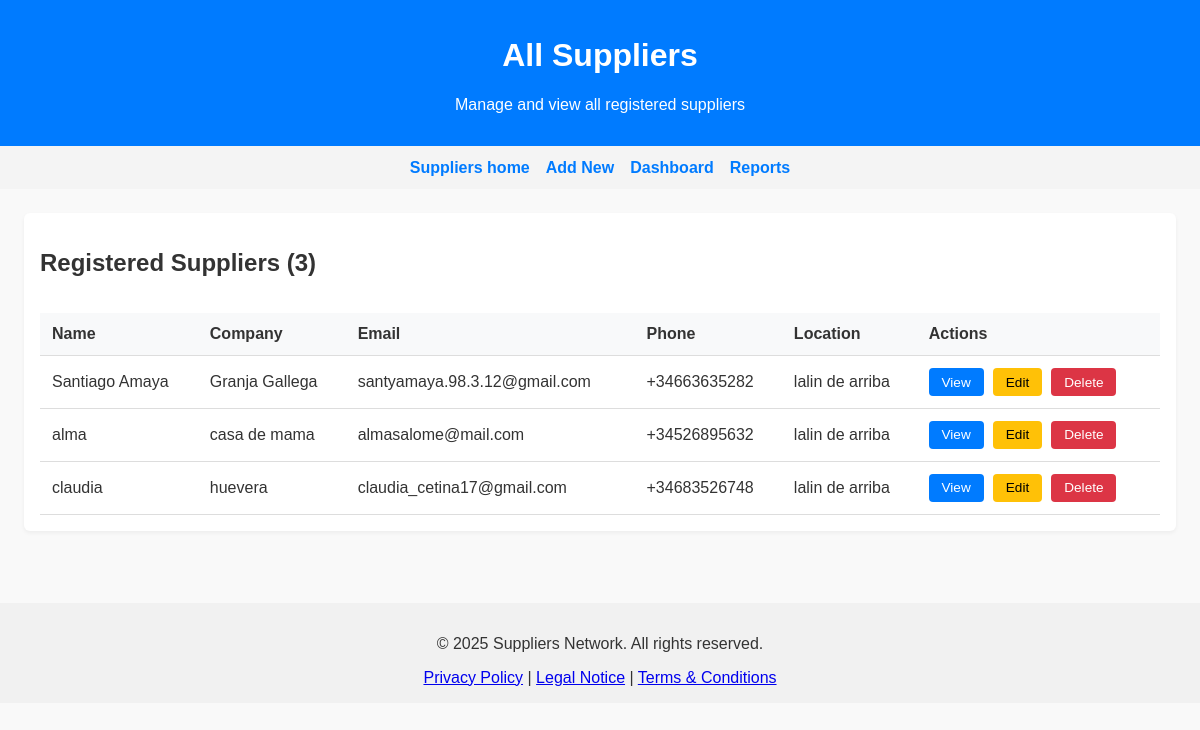
Screenshot of /suppliers/list/ with the database file from the repository.
### Suppliers/models.py (models this page shows, shortened)
class SuppliersModel(models.Model):
    id = models.UUIDField(primary_key=True, default=uuid.uuid4, editable=False)
    full_name = models.CharField(max_length=150)
    company_name = models.CharField(max_length=200, blank=True, null=True)
    email = models.EmailField(unique=True)
    phone = models.CharField(max_length=15)  # Will validate in form
    address = models.CharField(max_length=255)
    zip_code = ESPostalCodeField()
    province = models.CharField(max_length=90)
    location = models.CharField(max_length=150, blank=True, null=True)
    tax_id = ESIdentityCardNumberField(blank=True, null=True)
    production_activity = models.CharField(max_length=200, help_text="Type of farming or production activity")
    approved = models.BooleanField(default=False)  # ✅ Admin must approve
    date_joined = models.DateTimeField(auto_now_add=True)
    user = models.OneToOneField(User, on_delete=models.SET_NULL, null=True, blank=True)
    class Meta:
        verbose_name = "Supplier"
        verbose_name_plural = "Suppliers"
        ordering = ['full_name']

### Suppliers/views.py (the view)
# urls.py: path('list/', views.Suppliers_List, name='supplier_list'),
def Suppliers_List(request):
    suppliers = SuppliersModel.objects.all()
    return render(request, "Suppliers/supplier_list.html", {'suppliers': suppliers})

### Suppliers/templates/Suppliers/supplier_list.html (shortened to what this page needs)
{% load static %}
<!DOCTYPE html>
<html lang="en">
<head>
  <link rel="stylesheet" href="{% static 'Suppliers/css/suppliers_list.css' %}">
</head>
<body>
  <header>
    <h1>All Suppliers</h1>
    <p>Manage and view all registered suppliers</p>
  </header>
  <nav>
    <a href="{% url 'suppliers' %}">Suppliers home</a>
    <a href="{% url 'supplier_create' %}">Add New</a>
    <a href="#">Dashboard</a>
    <a href="#">Reports</a>
  </nav>
  <div class="container">
    <div class="info-box">
      <div class="header-actions">
        <h2>Registered Suppliers ({{ suppliers.count }})</h2>
      </div>
      {% if suppliers %}
        <div class="table-container">
          <table class="suppliers-table">
            <thead>
              <tr>
                <th>Name</th>
                <th>Company</th>
                <th>Email</th>
                <th>Phone</th>
                <th>Location</th>
                <th>Actions</th>
              </tr>
            </thead>
            <tbody>
              {% for supplier in suppliers %}
              <tr>
                <td>{{ supplier.full_name }}</td>
                <td>{{ supplier.company_name|default:"-" }}</td>
                <td>{{ supplier.email }}</td>
                <td>{{ supplier.phone|default:"-" }}</td>
                <td>{{ supplier.location|default:"-" }}</td>
                <td class="actions">
                  <a href="{% url 'supplier_detail' supplier.pk %}" class="btn btn-view">View</a>
                  <a href="{% url 'supplier_edit' supplier.pk %}" class="btn btn-edit">Edit</a>
                  <a href="{% url 'supplier_delete' supplier.pk %}" class="btn btn-delete">Delete</a>
                </td>
              </tr>
              {% endfor %}
            </tbody>
          </table>
        </div>
      {% else %}
        <div class="no-suppliers">
          <h3>No suppliers registered yet</h3>
          <p>Start by adding your first supplier to the network.</p>
          <a href="{% url 'supplier_create' %}" class="btn btn-primary">Add First Supplier</a>
        </div>
      {% endif %}
    </div>
  </div>
  <footer>
    <p>&copy; 2025 Suppliers Network. All rights reserved.</p>
    <a href="#">Privacy Policy</a> |
    <a href="#">Legal Notice</a> |
    <a href="#">Terms & Conditions</a>
  </footer>
</body>
</html>

### Suppliers/static/Suppliers/css/suppliers_list.css (style rules this page uses)
body { font-family: Arial, sans-serif; margin: 0; background: #f9f9f9; color: #333; }
header { background: #007bff; color: white; padding: 1rem; text-align: center; }
nav { background: #f4f4f4; padding: 0.8rem; display: flex; gap: 1rem; justify-content: center; }
nav a { text-decoration: none; color: #007bff; font-weight: bold; }
.container { padding: 1.5rem; }
.info-box { background: #fff; padding: 1rem; border-radius: 6px; box-shadow: 0 2px 4px rgba(0,0,0,0.05); margin-bottom: 1rem; }
.header-actions { display: flex; justify-content: space-between; align-items: center; }
.table-container { overflow-x: auto; }
.suppliers-table { width: 100%; border-collapse: collapse; margin-top: 1rem; }
.suppliers-table th, .suppliers-table td { padding: 12px; border-bottom: 1px solid #ddd; text-align: left; }
.suppliers-table th { background: #f8f9fa; font-weight: bold; }
.actions { text-align: center; }
.btn { padding: 0.4rem 0.8rem; border-radius: 4px; text-decoration: none; font-size: 0.85rem; margin-right: 5px; display: inline-block; }
.btn-view { background: #007bff; color: white; }
.btn-edit { background: #ffc107; color: black; }
.btn-delete { background: #dc3545; color: white; }
footer { text-align: center; background: #f1f1f1; padding: 1rem; margin-top: 2rem; }

### rows the page displays
SuppliersModel: full_name "Santiago Amaya", company_name "Granja Gallega", email "santyamaya.98.3.12@gmail.com", phone "+34663635282", location "lalin de arriba"
SuppliersModel: full_name "alma", company_name "casa de mama", email "almasalome@mail.com", phone "+34526895632", location "lalin de arriba"
SuppliersModel: full_name "claudia", company_name "huevera", email "claudia_cetina17@gmail.com", phone "+34683526748", location "lalin de arriba"

### other values shown
{{ suppliers.count }} "3"
